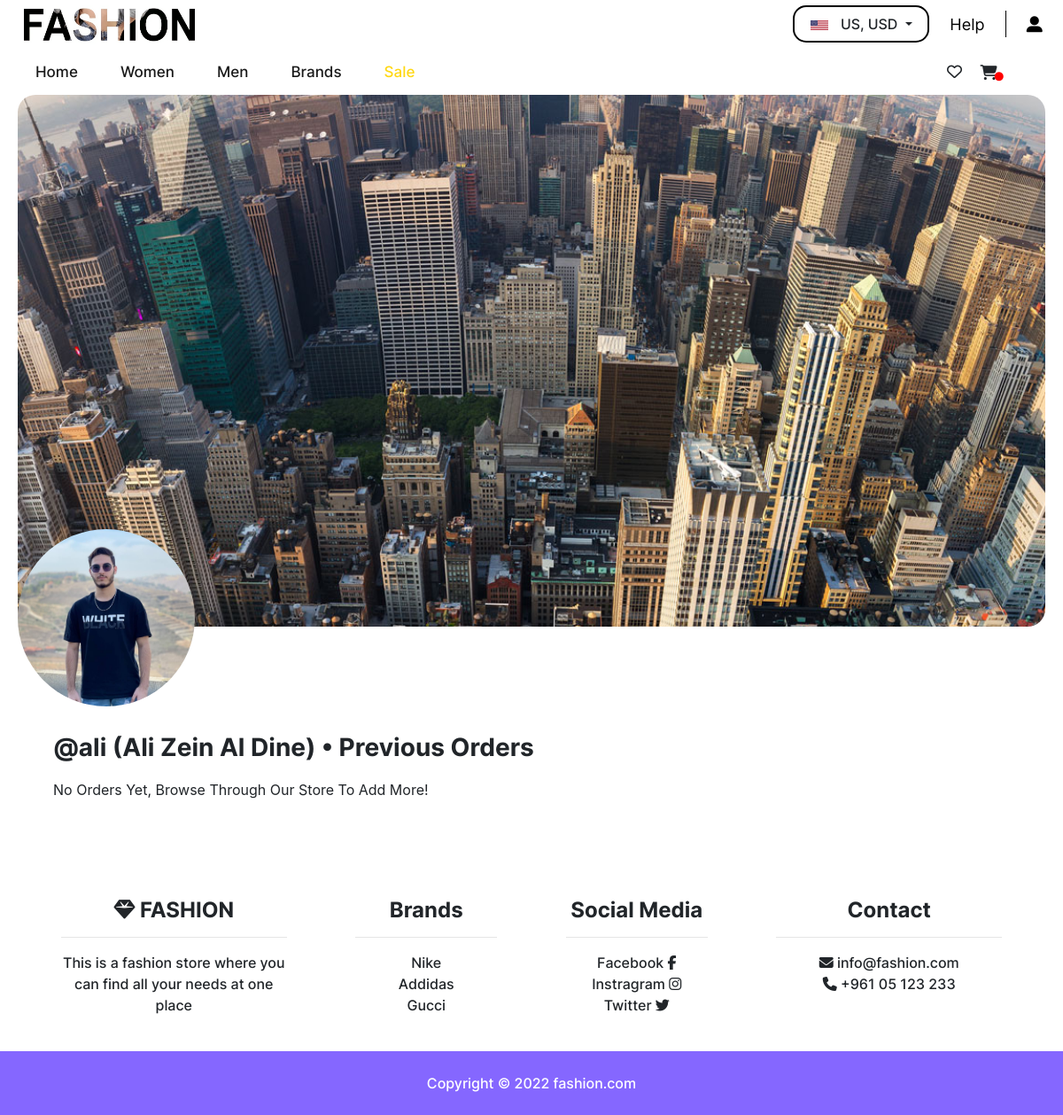
Screenshot of /showAllOrders.php?id=3 (signed in) with the database file from the repository.
### tables this page shows
CREATE TABLE `users` (
  `user_id` int(11) NOT NULL,
  `username` varchar(100) NOT NULL,
  `fullname` varchar(100) NOT NULL,
  `email` varchar(100) NOT NULL,
  `password` varchar(100) NOT NULL,
  `type` varchar(100) NOT NULL DEFAULT 'user',
  `photo` varbinary(100) NOT NULL
);

CREATE TABLE `brands` (
  `brand_id` int(11) NOT NULL,
  `name` varchar(255) NOT NULL,
  `link` text NOT NULL,
  `local` int(11) NOT NULL,
  `display_navbar` int(11) NOT NULL,
  `display_footer` int(11) NOT NULL
);

### showAllOrders.php (the view, shortened to what this page needs)
<?php
include 'includes/config.php';
$id = $_GET['id'] ?? $_SESSION['userID'];
$username = "";
$fullname = "";
$sql = "SELECT * FROM users WHERE `user_id`='$id'";
$result = mysqli_query($db, $sql);
if ($result) {
    if (mysqli_num_rows($result) == 1) {
        while ($row = mysqli_fetch_assoc($result)) {
            $username = $row['username'];
            $fullname = $row['fullname'];
        }
    }
}
$photo = "images/users/$id/logo.jpg";
$banner = "images/users/$id/banner.jpg";
if(!file_exists($banner)){
    $banner = "images/users/$id/banner.png";
    if(!file_exists($banner)){
        $banner = "images/users/$id/banner.gif";
        if(!file_exists($banner)){
            $banner = "imgs/profile-back.png";
        }
    }
}
?>
<!DOCTYPE html>
<html lang="en">
<head>
    <link href="css/profile.css" rel="stylesheet" media="screen">
    <?php include('header.php') ?>
</head>
<body>
    <div class="image-container">
        <img class='backImg' src='<?= $banner ?>' alt='Background Image'>
        <img class='productImg' src='<?= $photo ?>' alt='Product Image'>
    </div>
    <div class="container-fluid">
        <h3 class="user-title">@<?= $username ?> (<?= $fullname ?>) • Previous Orders</h3>
        <div class="previous-orders">
            <?php
                $sql = "SELECT * FROM orders WHERE `user_id`='$id' LIMIT 7";
                $result = mysqli_query($db, $sql);
                if($result){
                    if(mysqli_num_rows($result) > 0) {
                        while($row = mysqli_fetch_assoc($result)){
                            $order_id = $row["order_id"];
                            $address = $row["address"];
                            $country = $row["country"];
                            $countryCode = $row["countryCode"];
                            $phoneNumber = $row["number"];
                            $payment = $row["payment"];
                            $state = $row["state"];
                            $date = $row["date"];
                            $stateClass = $state == 'Pending' ? 'status-pending' : 'status';
                            echo "<a class='text-reset' href='viewOrder.php?id=$order_id' style='text-decoration: none;'>";
                            echo "<h3>Order № $order_id</h3>";
                            echo "<p>$country, $address";
                            echo "<br>(+$countryCode) $phoneNumber";
                            echo "<br><span class='$stateClass'>$state</span>";
                            echo "<br>$date";
                            echo "<br>$payment</p>";
                            echo "</a>";
                        }
                    } else {
                        echo "<p>No Orders Yet, Browse Through Our Store To Add More!</p>";
                    }
                }
            ?>
        </div>
        <br>
        <br>
    </div>
    <?php include('footer.php') ?>
</body>
</html>

### footer.php (shortened to what this page needs)
<?php
if(isset($sticky) && $sticky){
    echo "<footer class='text-center fixed-bottom text-lg-start bg-white'>";
}else {
    echo "<footer class='text-center text-lg-start bg-white'>";
}
?>
<div class="container text-center text-md-start mt-5">
    <div class="row mt-3">
        <div class="col-md-3 col-lg-4 col-xl-3 mx-auto mb-4">
            <h6 class="footer-head"><i class="fas fa-gem"></i> FASHION</h6>
            <hr>
            <p>This is a fashion store where you can find all your needs at one place</p>
        </div>
        <div class="col-md-2 col-lg-2 col-xl-2 mx-auto mb-4">
            <h6 class="footer-head">Brands</h6>
            <hr>
            <?php
                include 'includes/config.php';
                $sql = "SELECT name,link FROM brands WHERE display_footer='1'";
                $result = mysqli_query($db, $sql);
                if($result){
                    if(mysqli_num_rows($result) > 0){
                        $totalSize = mysqli_num_rows($result);
                        $currentIndex = 0;
                        while($row = mysqli_fetch_assoc($result)){
                            $footername = $row["name"];
                            $footerlink = $row["link"];
                            echo "<a href='$footerlink' target='_blank' rel='noopener noreferrer' class='text-reset'>$footername</a>";
                            $currentIndex++;
                            if($currentIndex != $totalSize){
                                echo '<br>';
                            }
                        }
                    }else {
                    }
                }
            ?>
        </div>
        <div class="col-md-3 col-lg-2 col-xl-2 mx-auto mb-4">
            <h6 class="footer-head">Social Media</h6>
            <hr>
            <a href="#" class="text-reset">Facebook <i class="fab fa-facebook-f"></i></a>
            <br>
            <a href="#" class="text-reset">Instragram <i class="fab fa-instagram"></i></a>
            <br>
            <a href="#" class="text-reset">Twitter <i class="fab fa-twitter"></i></a>
        </div>
        <div class="col-md-4 col-lg-3 col-xl-3 mx-auto mb-md-0 mb-4">
            <h6 class="footer-head">Contact</h6>
            <hr>
            <a href="mailto:info@fashion.com" class="text-reset"><i class="fas fa-envelope me-3"></i> info@fashion.com</a>
            <p><i class="fas fa-phone me-3"></i> +961 05 123 233</p>
        </div>
    </div>
</div>
<div class="text-center p-4 copyrighttext" style="background-color: #8567FF">
    Copyright © 2022
    <a class="text-reset fw-bold" style="color: white;" href="#">fashion.com</a>
</div>
</footer>

### css/profile.css (style rules this page uses)
body { font-family: Inter-Medium; }
.image-container { width: 100%; height: 600px; padding: 0 20px 0 20px; position: relative; }
.image-container .backImg { width: 100%; height: 100%; border-radius: 20px; object-fit: cover; object-position: 50% 50%; }
.image-container .productImg { width: 200px; height: 200px; position: absolute; bottom: -90px; left: 10%; transform: translateX(-50%); border-radius: 50%; object-fit: cover; object-position: 50% 50%; }
.container-fluid { padding: 120px 0 0 60px !important; }
.user-title, .favorites-title { font-family: Inter-Bold; }
.favorite-products, .previous-orders { display: flex; flex-direction: row; flex-wrap: wrap; gap: 10px; margin-top: 20px; }
.previous-orders p { line-height: normal; }

### css/header.css (style rules this page uses)
.footer-head { font-family: Inter-Bold; font-size: 24px; }
footer { font-family: Inter-Medium; }
.copyrighttext { font-family: Inter-Medium; color: white; }

### rows the page displays
users: username "ali", fullname "Ali Zein Al Dine"
brands: name "Nike"
brands: name "Addidas"
brands: name "Gucci"
